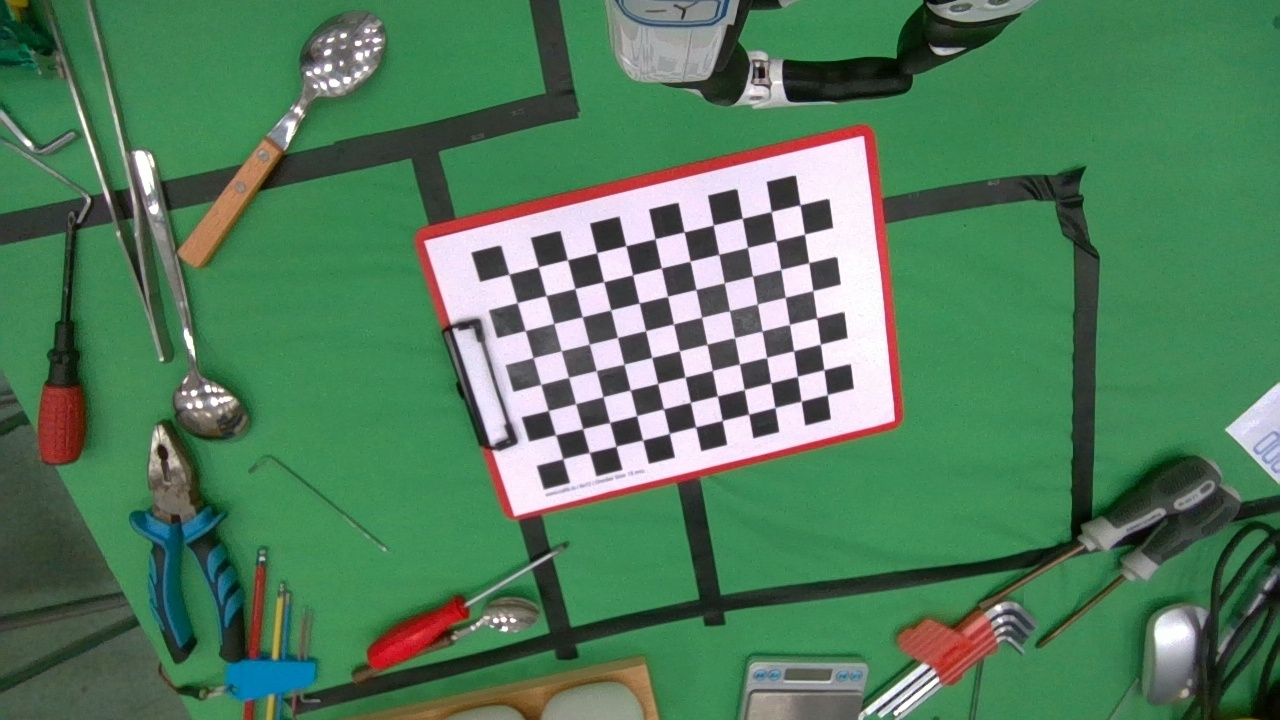
#> input picture collect_data/0.jpg, 1280 x 720 px; its folder holds 4 pictures in this run
$ python yutian_hand_eye_calibrate.py
#> lines starting #> are read from the running program, lines starting #| are printed output that depends on the picture; after the words box and inside, x2 and y2 are one past the last pixel; in counts of white or black regions, pixels touching at a corner belong together; long printed decimals are rounded
# coding=utf-8
"""
眼在手上 用采集到的图片信息和机械臂位姿信息计算 相机坐标系相对于机械臂末端坐标系的 旋转矩阵和平移向量
A2^{-1}*A1*X=X*B2*B1^{−1}
"""

import os

import cv2
import numpy as np

np.set_printoptions(precision=8, suppress=True)

iamges_path = "./collect_data"  # 手眼标定采集的标定版图片所在路径
arm_pose_file = "./collect_data/poses.txt"  # 采集标定板图片时对应的机械臂末端的位姿 从 第一行到最后一行 需要和采集的标定板的图片顺序进行对应


def euler_angles_to_rotation_matrix(rx, ry, rz):
    # 计算旋转矩阵
    Rx = np.array([[1, 0, 0],
                   [0, np.cos(rx), -np.sin(rx)],
                   [0, np.sin(rx), np.cos(rx)]])

    Ry = np.array([[np.cos(ry), 0, np.sin(ry)],
                   [0, 1, 0],
                   [-np.sin(ry), 0, np.cos(ry)]])

    Rz = np.array([[np.cos(rz), -np.sin(rz), 0],
                   [np.sin(rz), np.cos(rz), 0],
                   [0, 0, 1]])

    R = Rz @ Ry @ Rx
    return R


def pose_to_homogeneous_matrix(pose):
    x, y, z, rx, ry, rz = pose
    R = euler_angles_to_rotation_matrix(rx, ry, rz)
    t = np.array([x, y, z]).reshape(3, 1)

    return R, t


def camera_calibrate(iamges_path):
#> called with iamges_path = './collect_data'
    print("++++++++++开始相机标定++++++++++++++")
    # 角点的个数以及棋盘格间距
    XX = 11  # 标定板的中长度对应的角点的个数
    YY = 8  # 标定板的中宽度对应的角点的个数
    L = 0.02  # 标定板一格的长度  单位为米

    # 设置寻找亚像素角点的参数，采用的停止准则是最大循环次数30和最大误差容限0.001
    criteria = (cv2.TERM_CRITERIA_MAX_ITER | cv2.TERM_CRITERIA_EPS, 30, 0.001)

    # 获取标定板角点的位置
    objp = np.zeros((XX * YY, 3), np.float32)
    objp[:, :2] = np.mgrid[0:XX, 0:YY].T.reshape(-1, 2)  # 将世界坐标系建在标定板上，所有点的Z坐标全部为0，所以只需要赋值x和y
    objp = L * objp

    obj_points = []  # 存储3D点
    img_points = []  # 存储2D点
    img_files = [f for f in os.listdir(iamges_path) if f.lower().endswith(('.jpg', '.png'))]
    img_files_num = len(img_files)
    for i in range(0, img_files_num):  # 标定好的图片在iamges_path路径下，从0.jpg到x.jpg   一般采集20张左右就够，实际情况可修改

        image = f"{iamges_path}/{i}.jpg"
        print(f"正在处理第{i}张图片：{image}")

        if os.path.exists(image):

            img = cv2.imread(image)
#> img is the input picture: shape (720, 1280, 3); mean B, G, R 92.9, 124.4, 82.1
            print(f"图像大小： {img.shape}")
#| 图像大小： (720, 1280, 3)
            # h_init, width_init = img.shape[:2]
            # img = cv2.resize(src=img, dsize=(width_init // 2, h_init // 2))
            # print(f"图像大小(resize)： {img.shape}")
            gray = cv2.cvtColor(img, cv2.COLOR_BGR2GRAY)
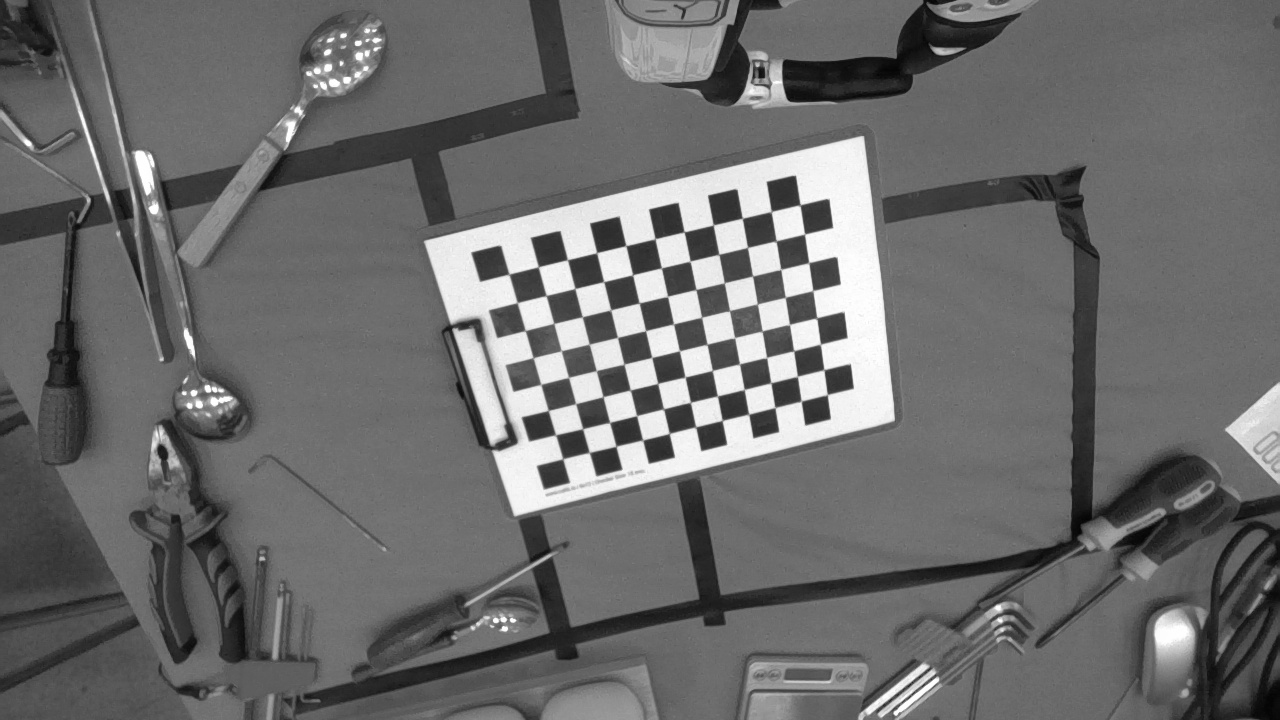
#> gray: shape (720, 1280); min 4, max 255, mean 108.1

            size = gray.shape[::-1]
#> size = (1280, 720)
            # breakpoint()
            ret, corners = cv2.findChessboardCorners(gray, (XX, YY), None)
#> ret = True; corners = 88 rows, first 8: [508.9, 274.3], [538.2, 267], [567.3, 259.8], [596.5, 252.7], [625.6, 245.5], [655.2, 238.5], [684.1, 231.6], [713.4, 224.7]
            # print(corners)
            print(f"左上角点：{corners[0, 0]}")
#| 左上角点：[508.8652  274.349]
            print(f"右下角点：{corners[-1, -1]}")
#| 右下角点：[827.4999 394.5793]

            # 绘制角点并显示图像
            cv2.drawChessboardCorners(img, (XX, YY), corners, ret)
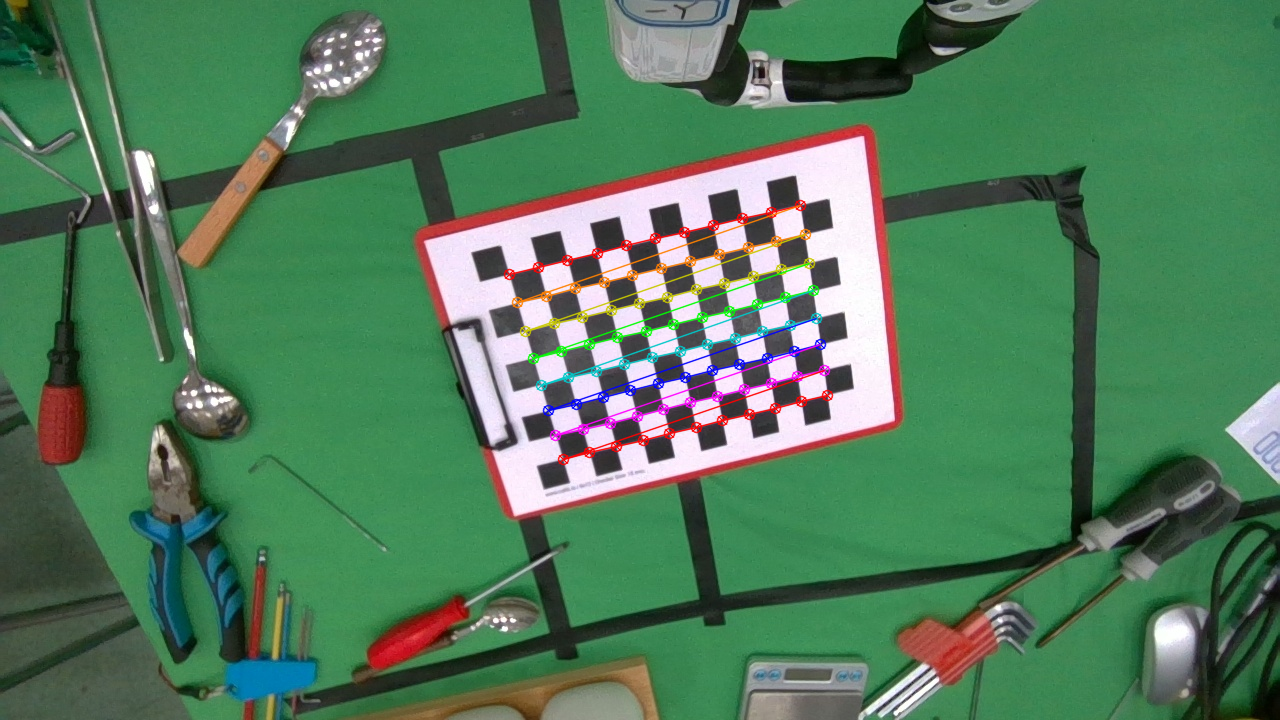
#> img: shape (720, 1280, 3); 2.03% of pixels changed, all inside (x1, y1, x2, y2) = (503, 199, 834, 466)
            cv2.imshow('Chessboard', img)

            cv2.waitKey(20)  ## 停留1s, 观察找到的角点是否正确

            if ret:

                obj_points.append(objp)

                corners2 = cv2.cornerSubPix(gray, corners, (5, 5), (-1, -1), criteria)  # 在原角点的基础上寻找亚像素角点
#> corners2 = 88 rows, first 8: [508.9, 274.2], [538.3, 266.8], [567.4, 259.7], [596.7, 252.7], [625.8, 245.7], [655, 238.8], [684.1, 231.9], [713.2, 224.9]
                if [corners2]:
                    img_points.append(corners2)
                else:
                    img_points.append(corners)
#> pass 2 of the loop in camera_calibrate, `for i in range(0, img_files_num):`:
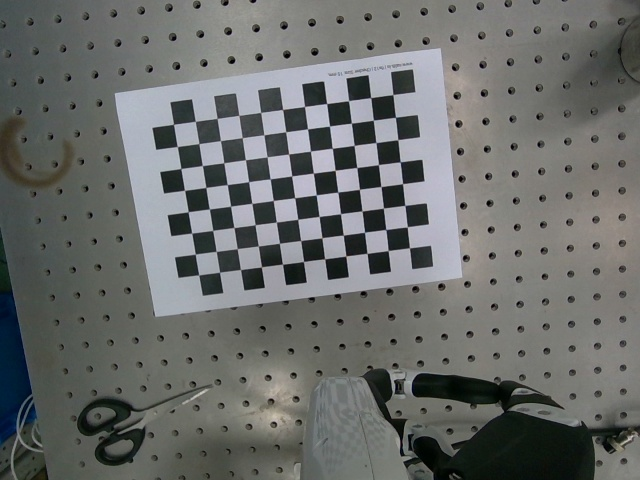
#> input picture collect_data/1.jpg, 640 x 480 px
#> in camera_calibrate, img is the input picture: shape (480, 640, 3); mean B, G, R 106.6, 108.4, 106.2
#| 图像大小： (480, 640, 3)
#> gray: shape (480, 640)
#> corners = 88 rows, first 8: [409.5, 247.8], [388.1, 250.6], [367.1, 253.4], [345.8, 255.9], [324.7, 258.9], [303.5, 261.4], [282.5, 264.2], [261.4, 267]
#| 左上角点：[409.4567  247.788]
#| 右下角点：[173.412 124.368]
#> in camera_calibrate, `cv2.drawChessboardCorners(img, (XX, YY), corners, ret)`:
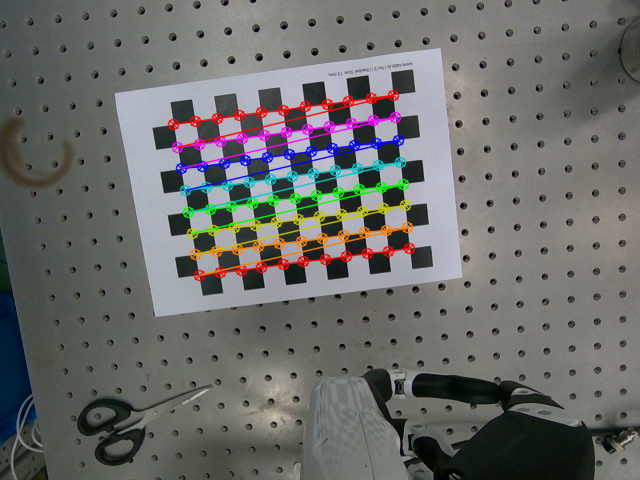
#> img: shape (480, 640, 3); 5.17% of pixels changed, all inside (x1, y1, x2, y2) = (167, 89, 416, 282)
#> corners2 = 88 rows, first 8: [409.4, 247.8], [388.1, 250.6], [367.1, 253.4], [345.8, 256], [324.7, 258.8], [303.6, 261.5], [282.5, 264.2], [261.4, 266.9]

    N = len(img_points)

    # 标定得到图案在相机坐标系下的位姿
    ret, mtx, dist, rvecs, tvecs = cv2.calibrateCamera(obj_points, img_points, size, None, None)

    # print("ret:", ret)
    print("内参矩阵:\n", mtx)  # 内参数矩阵
    print("畸变系数:\n", dist)  # 畸变系数   distortion cofficients = (k_1,k_2,p_1,p_2,k_3)

    print("++++++++++相机标定完成++++++++++++++")

    return rvecs, tvecs


def process_arm_pose(arm_pose_file):
    """处理机械臂的pose文件。 采集数据时， 每行保存一个机械臂的pose信息， 该pose与拍摄的图片是对应的。
    pose信息用6个数标识， 【x,y,z,Rx, Ry, Rz】. 需要把这个pose信息用旋转矩阵表示。"""
#> called with arm_pose_file = './collect_data/poses.txt'

    R_arm, t_arm = [], []
    with open(arm_pose_file, "r", encoding="utf-8") as f:
        # 读取文件中的所有行
#> (reads collect_data/poses.txt from the repository)
        all_lines = f.readlines()
    for line in all_lines:
        pose = [float(v) for v in line.split(',')]
        R, t = pose_to_homogeneous_matrix(pose=pose)
        R_arm.append(R)
        t_arm.append(t)
    return R_arm, t_arm


def hand_eye_calibrate():
    rvecs, tvecs = camera_calibrate(iamges_path=iamges_path)
    R_arm, t_arm = process_arm_pose(arm_pose_file=arm_pose_file)
    # breakpoint()
#> (the run stopped early here; a loop or call above may not have finished)
